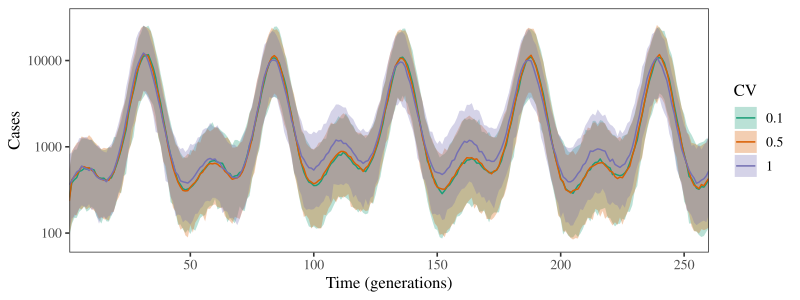

The script that saved this image:
library(dplyr)
library(mgcv)
library(pomp)
library(ggplot2); theme_set(theme_bw(base_size = 12,
									 base_family = "Times"))

source("../R/fitfun_pomp_renewal_basis.R")
source("../R/basis.R")


if (.Platform$OS.type=="windows") {
	windowsFonts(Times=windowsFont("Times"))
} 

scale_colour_discrete <- function(...,palette="Dark2") scale_colour_brewer(...,palette=palette)
scale_fill_discrete <- function(...,palette="Dark2") scale_fill_brewer(...,palette=palette)

load("../data/gillespie_sinusoidal_data.rda")

globals <- Csnippet(paste0("double N0=5000000; double Gmean=1; double mu=0.0007692308;"))

k <- seq(0, 26, by=2)

BX <- mgcv::cSplineDes(seq(0, 260, by=0.1)%%26,k)
basis_covar <- as.data.frame(BX)
colnames(basis_covar) <- paste0("B", 1:ncol(basis_covar))
basis_covar$time <- seq(0, 260, by=0.1)

bb <- estimate_basis(500/26 *(1 + 0.15 * cos(1:26 * 2 * pi/26)))

j <- 1

dd <- datalist[[j]][1:(10*26),]

pomp_arg <- make_pomp_renewal_basis()

pomp_arg2 <- append(pomp_arg, list(data=dd[,c("time", "incidence")], globals=globals, t0=0, covar=basis_covar, tcovar="time"))

pomp_model <- do.call(pomp, pomp_arg2)

param1 <- c(bb, rho=0.7, S0=0.05, I0=1e-4, disp=5, Gvar=1)
param2 <- c(bb, rho=0.7, S0=0.05, I0=1e-4, disp=5, Gvar=0.5^2)
param3 <- c(bb, rho=0.7, S0=0.05, I0=1e-4, disp=5, Gvar=0.1^2)

set.seed(101)
ss1 <- replicate(500, {
	ss <- simulate(pomp_model, param=param1, as.data.frame=TRUE)
	data.frame(
		incidence=ss$incidence,
		time=1:(10*26)
	)}, simplify=FALSE) %>%
	bind_rows(.id="sim") %>%
	group_by(time) %>%
	summarize(
		median=median(incidence),
		lwr=quantile(incidence, 0.025),
		upr=quantile(incidence, 0.975)
	) %>%
	mutate(
		Gvar=1
	)

ss2 <- replicate(500, {
	ss <- simulate(pomp_model, param=param2, as.data.frame=TRUE)
	data.frame(
		incidence=ss$incidence,
		time=1:(10*26)
	)}, simplify=FALSE) %>%
	bind_rows(.id="sim") %>%
	group_by(time) %>%
	summarize(
		median=median(incidence),
		lwr=quantile(incidence, 0.025),
		upr=quantile(incidence, 0.975)
	) %>%
	mutate(
		Gvar=0.5
	)

ss3 <- replicate(500, {
	ss <- simulate(pomp_model, param=param3, as.data.frame=TRUE)
	data.frame(
		incidence=ss$incidence,
		time=1:(10*26)
	)}, simplify=FALSE) %>%
	bind_rows(.id="sim") %>%
	group_by(time) %>%
	summarize(
		median=median(incidence),
		lwr=quantile(incidence, 0.025),
		upr=quantile(incidence, 0.975)
	) %>%
	mutate(
		Gvar=0.1
	)

ss_all <- bind_rows(ss1, ss2, ss3) %>%
	mutate(
		Gvar=factor(Gvar,levels=c(0.1, 0.5, 1))
	) %>%
	rename(
		CV=Gvar
	)

g1 <- ggplot(ss_all) +
	geom_ribbon(aes(time, ymin=lwr, ymax=upr, fill=CV), alpha=0.3) +
	geom_line(aes(time, median, col=CV)) +
	scale_x_continuous("Time (generations)", expand=c(0, 0)) +
	scale_y_log10("Cases", limits=c(80, 30000)) +
	theme(
		panel.grid=element_blank(),
		strip.background = element_blank()
	)

ggsave("test_renewal_distribution.pdf", g1, width=8, height=3)
